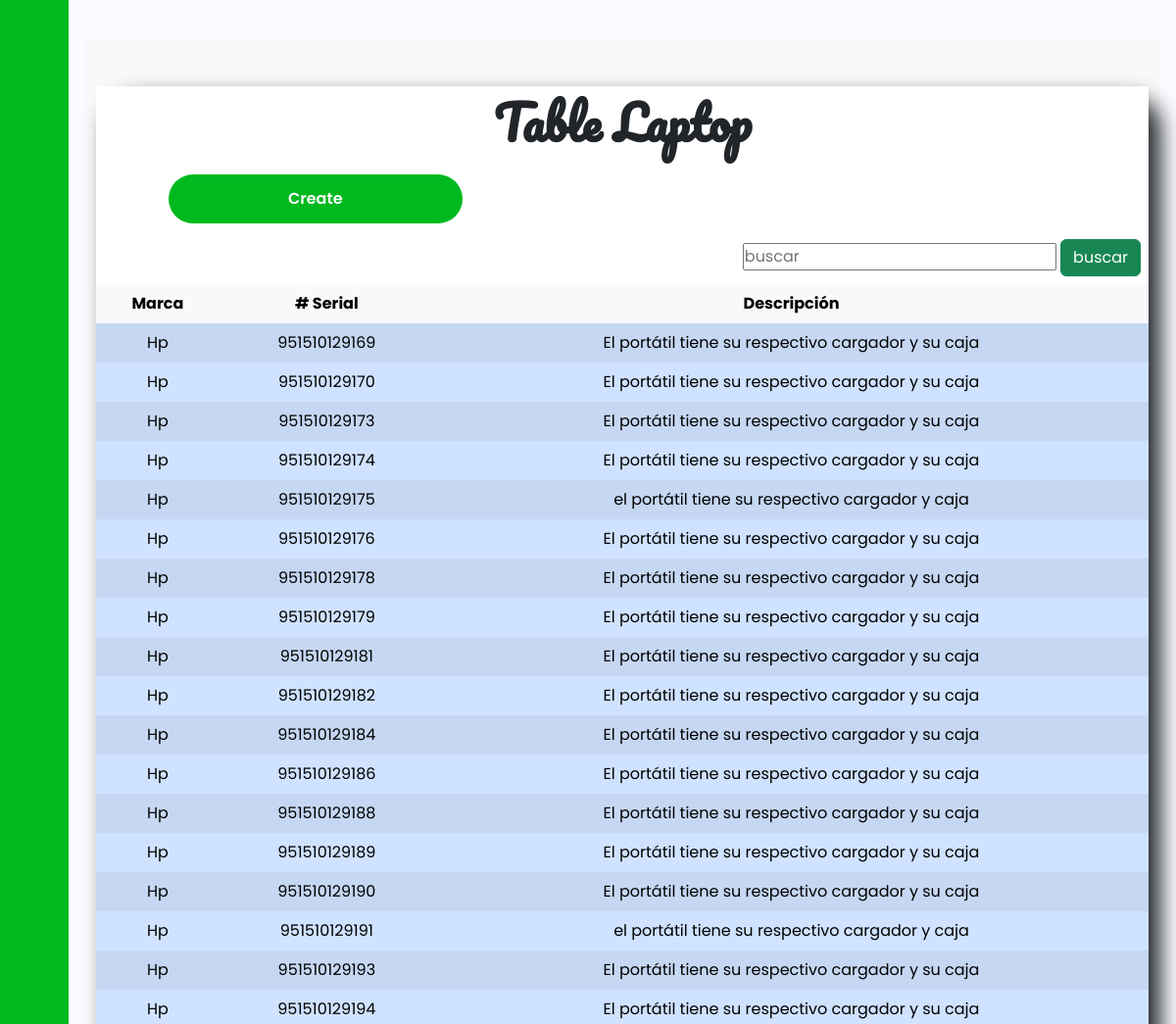
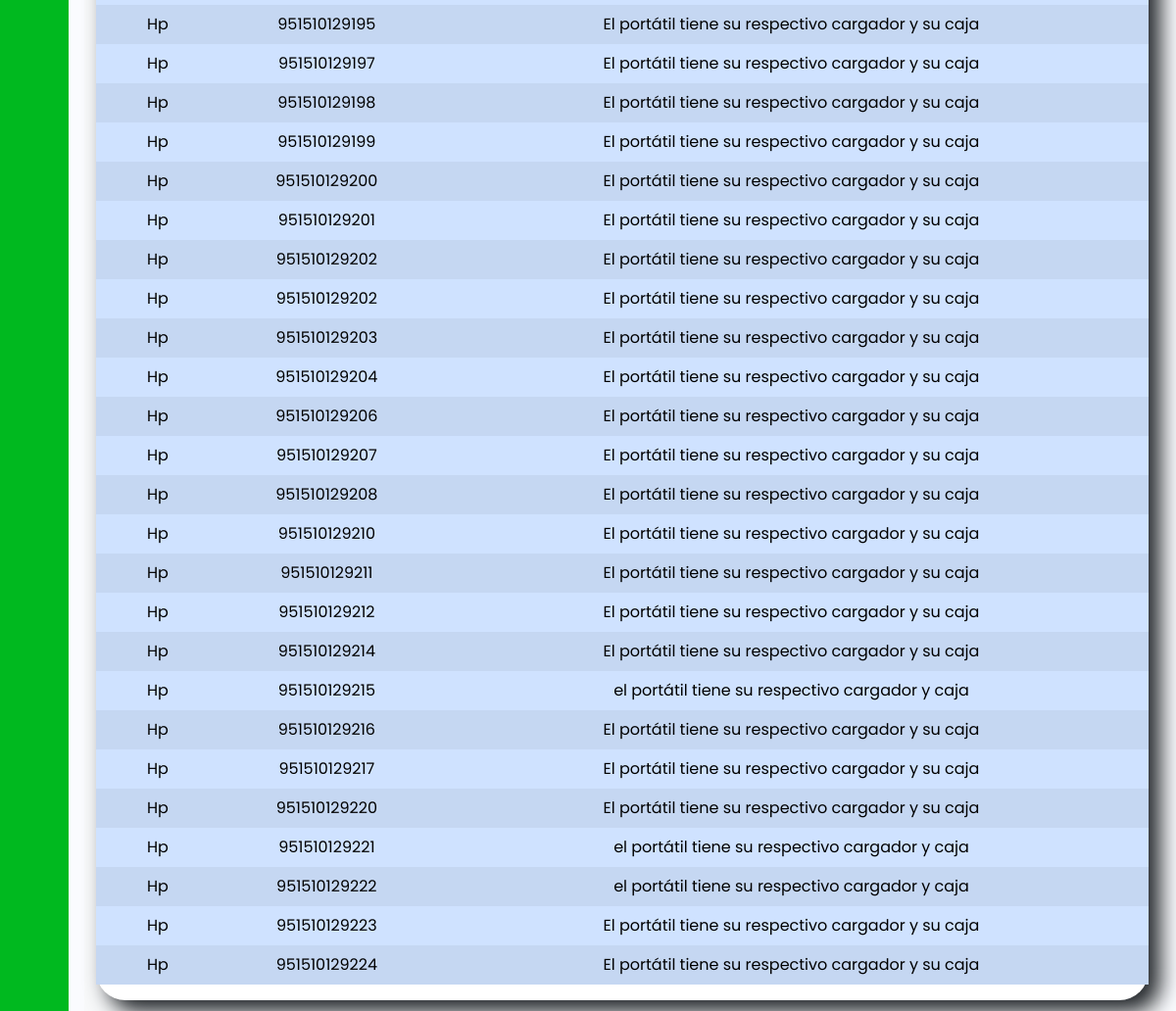
The app's page /cumpu/ with its own data (2 pictures, top to bottom).
### tasks/models.py (models this page shows, shortened)
class Compus(models.Model):
    marca = models.CharField(max_length=50)
    serial= models.CharField(max_length=20)
    descricion=models.TextField(blank=True)
    hora_inicio = models.DateTimeField(null=True, blank=True)
    hora_fin = models.DateTimeField(null=True, blank=True)

### tasks/views.py (the view)
# urls.py: path('cumpu/',views.cumpu,name='cumpu'),
def cumpu(request):
    compus=Compus.objects.all()
    return render(request,'Computador/compus.html',{'compus':compus})

### tasks/templates/Computador/compus.html (shortened to what this page needs)
{% extends 'base.html' %}
{% block extra_css %}
{% load static %}
<link rel="stylesheet" href="https://cdnjs.cloudflare.com/ajax/libs/animate.css/4.1.1/animate.min.css"/>
<link rel="stylesheet" href="{% static 'css/table_compu.css' %}">
{% endblock %}
{% block content %}
<section class="table py-5 bg-light">
    <div class="container">
        <div class="row g-0">
            <h1 class="animate__animated animate__pulse">Table Laptop</h1>
            <div class="col-lg-5 ">
                <button class="btn1 ">
                    <a href="{% url 'create_compus' %}" class="text-white">Create</a>
                </button>
            </div>
            <div class="buscador">
                <form method="post" action="/buscar/">
                    <input type="text" name="serial" value="" placeholder="buscar">
                    <button class="btn btn-success">buscar</button>
                </form>
            </div>
            <table
            class="table table-striped table-hover table-borderless table-primary align-middle"
            id="table"
        >
            <thead class="table-light">
                <tr>
                    <th>Marca</th>
                    <th># Serial</th>
                    <th>Descripción</th>
                </tr>
            </thead>
            <tbody class="table-group-divider">
                {% for compu in compus %}
                <tr
                    class="table-primary"
                >
                    <td>{{compu.marca}}</td>
                    <td>{{compu.serial}}</td>
                    <td>{{compu.descricion}}</td>
                </tr>
                {% endfor%}
            </tbody>
        </table>
        </div>
    </div>
</section>
{% endblock %}
{% block js %}
{% load static %}
{% endblock %}

### tasks/static/css/base.css (style rules this page uses)
a { text-decoration: none; }
h1 { font-weight: 600; font-size: 1.5rem; }
body { font-family: 'Poppins', sans-serif; }

### tasks/static/css/table_compu.css (style rules this page uses)
* { padding: 0; margin: 0; border-radius: border-box; }
.row { background-color: white; border-radius: 30px; box-shadow: 12px 12px 22px; }
.table h1 { font-size: 3rem; font-weight: 700; font-family: "Pacifico", cursive; }
.btn1 { height: 50px; width: 300px; border: none; outline: none; border-radius: 60px; font-weight: 600; background: #00b91f; color: white; }
.table table { margin-top: auto; }
.buscador { text-align: right; }

### records on screen
Compus: marca "Hp", serial "951510129169", descricion "El portátil tiene su respectivo cargador y su caja"
Compus: marca "Hp", serial "951510129170", descricion "El portátil tiene su respectivo cargador y su caja"
Compus: marca "Hp", serial "951510129173", descricion "El portátil tiene su respectivo cargador y su caja"
Compus: marca "Hp", serial "951510129174", descricion "El portátil tiene su respectivo cargador y su caja"
Compus: marca "Hp", serial "951510129175", descricion "el portátil tiene su respectivo cargador y caja"
Compus: marca "Hp", serial "951510129176", descricion "El portátil tiene su respectivo cargador y su caja"
Compus: marca "Hp", serial "951510129178", descricion "El portátil tiene su respectivo cargador y su caja"
Compus: marca "Hp", serial "951510129179", descricion "El portátil tiene su respectivo cargador y su caja"
Compus: marca "Hp", serial "951510129181", descricion "El portátil tiene su respectivo cargador y su caja"
Compus: marca "Hp", serial "951510129182", descricion "El portátil tiene su respectivo cargador y su caja"
Compus: marca "Hp", serial "951510129184", descricion "El portátil tiene su respectivo cargador y su caja"
Compus: marca "Hp", serial "951510129186", descricion "El portátil tiene su respectivo cargador y su caja"
Compus: marca "Hp", serial "951510129188", descricion "El portátil tiene su respectivo cargador y su caja"
Compus: marca "Hp", serial "951510129189", descricion "El portátil tiene su respectivo cargador y su caja"
Compus: marca "Hp", serial "951510129190", descricion "El portátil tiene su respectivo cargador y su caja"
Compus: marca "Hp", serial "951510129191", descricion "el portátil tiene su respectivo cargador y caja"
Compus: marca "Hp", serial "951510129193", descricion "El portátil tiene su respectivo cargador y su caja"
Compus: marca "Hp", serial "951510129194", descricion "El portátil tiene su respectivo cargador y su caja"
Compus: marca "Hp", serial "951510129195", descricion "El portátil tiene su respectivo cargador y su caja"
Compus: marca "Hp", serial "951510129197", descricion "El portátil tiene su respectivo cargador y su caja"
Compus: marca "Hp", serial "951510129198", descricion "El portátil tiene su respectivo cargador y su caja"
Compus: marca "Hp", serial "951510129199", descricion "El portátil tiene su respectivo cargador y su caja"
Compus: marca "Hp", serial "951510129200", descricion "El portátil tiene su respectivo cargador y su caja"
Compus: marca "Hp", serial "951510129201", descricion "El portátil tiene su respectivo cargador y su caja"
Compus: marca "Hp", serial "951510129202", descricion "El portátil tiene su respectivo cargador y su caja"
Compus: marca "Hp", serial "951510129202", descricion "El portátil tiene su respectivo cargador y su caja"
Compus: marca "Hp", serial "951510129203", descricion "El portátil tiene su respectivo cargador y su caja"
Compus: marca "Hp", serial "951510129204", descricion "El portátil tiene su respectivo cargador y su caja"
Compus: marca "Hp", serial "951510129206", descricion "El portátil tiene su respectivo cargador y su caja"
Compus: marca "Hp", serial "951510129207", descricion "El portátil tiene su respectivo cargador y su caja"
Compus: marca "Hp", serial "951510129208", descricion "El portátil tiene su respectivo cargador y su caja"
Compus: marca "Hp", serial "951510129210", descricion "El portátil tiene su respectivo cargador y su caja"
Compus: marca "Hp", serial "951510129211", descricion "El portátil tiene su respectivo cargador y su caja"
Compus: marca "Hp", serial "951510129212", descricion "El portátil tiene su respectivo cargador y su caja"
Compus: marca "Hp", serial "951510129214", descricion "El portátil tiene su respectivo cargador y su caja"
Compus: marca "Hp", serial "951510129215", descricion "el portátil tiene su respectivo cargador y caja"
Compus: marca "Hp", serial "951510129216", descricion "El portátil tiene su respectivo cargador y su caja"
Compus: marca "Hp", serial "951510129217", descricion "El portátil tiene su respectivo cargador y su caja"
Compus: marca "Hp", serial "951510129220", descricion "El portátil tiene su respectivo cargador y su caja"
Compus: marca "Hp", serial "951510129221", descricion "el portátil tiene su respectivo cargador y caja"
Compus: marca "Hp", serial "951510129222", descricion "el portátil tiene su respectivo cargador y caja"
Compus: marca "Hp", serial "951510129223", descricion "El portátil tiene su respectivo cargador y su caja"
Compus: marca "Hp", serial "951510129224", descricion "El portátil tiene su respectivo cargador y su caja"
